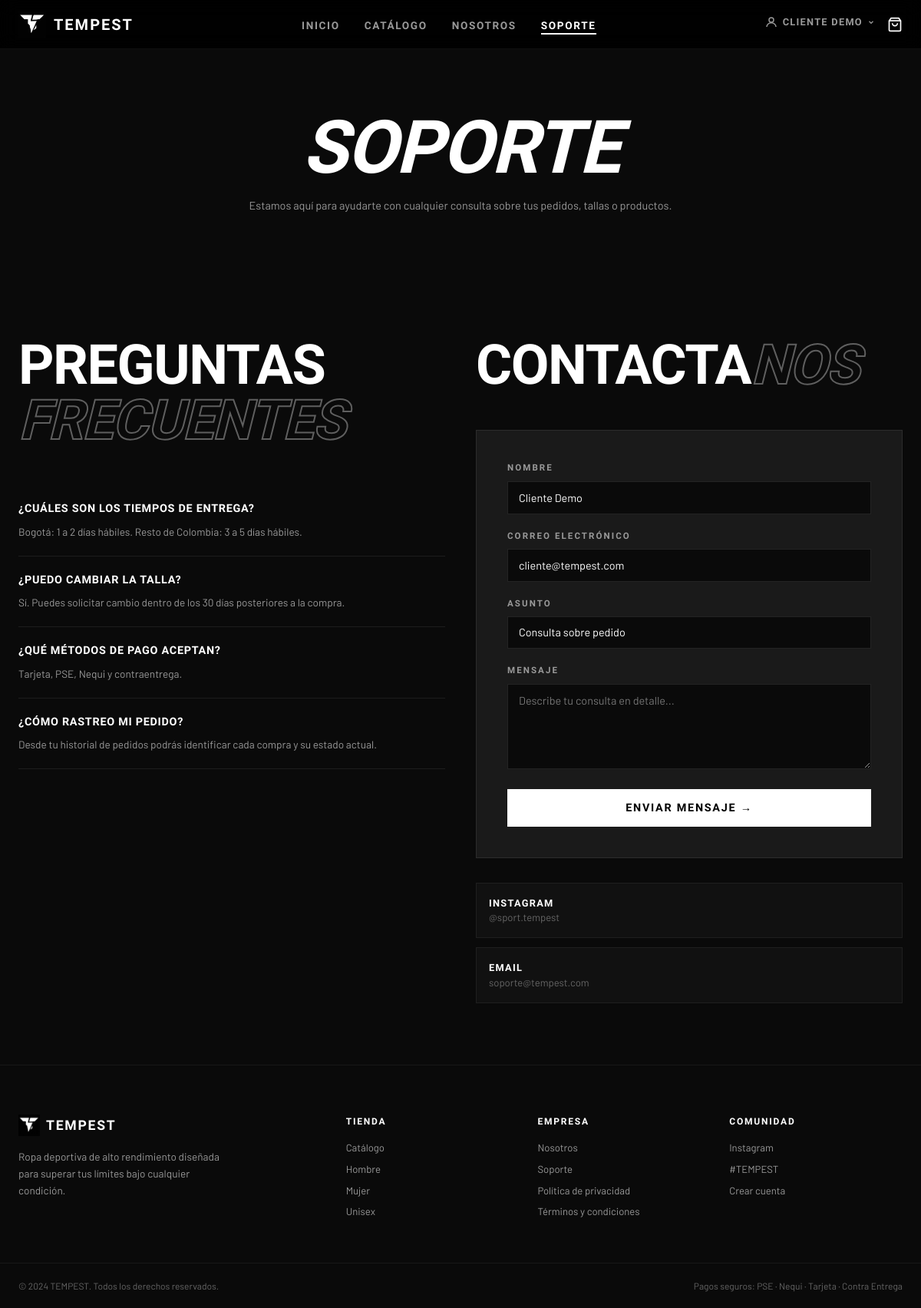
Page /support (signed in) on the committed database.
### app/models/models.py (models this page shows)
class User(db.Model):
    __tablename__ = "users"
    id: Mapped[int] = mapped_column(Integer, primary_key=True)
    name: Mapped[str] = mapped_column(String(120), default="Cliente Tempest", nullable=False)
    email: Mapped[str] = mapped_column(String(255), unique=True, nullable=False, index=True)
    password_hash: Mapped[str] = mapped_column(String(255), nullable=False)
    role: Mapped[str] = mapped_column(String(20), default="client", nullable=False)
    phone: Mapped[str] = mapped_column(String(40), default="", nullable=False)
    address: Mapped[str] = mapped_column(Text, default="", nullable=False)
    created_at: Mapped[datetime] = mapped_column(DateTime, default=datetime.utcnow, nullable=False)
    cart_items: Mapped[list["CartItem"]] = relationship(back_populates="user", cascade="all, delete-orphan")
    orders: Mapped[list["Order"]] = relationship(back_populates="user", cascade="all, delete-orphan")

### app/routes/main.py (the view, shortened to what this page needs)
@bp.route("/support", methods=["GET", "POST"])
def support_page():
    form_data = {
        "name": request.form.get("name", session.get("user", {}).get("name", "")),
        "email": request.form.get("email", session.get("user", {}).get("email", "")),
        "subject": request.form.get("subject", SUPPORT_TOPICS[0]),
        "message": request.form.get("message", ""),
    }
    return render_template(
        "support.html",
        faq_items=FAQ_ITEMS,
        support_topics=SUPPORT_TOPICS,
        contact_channels=CONTACT_CHANNELS,
        support_form=form_data,
    )

### app/services/logic.py (called while the page is built)
def normalize_role(raw_role: str | None) -> str:
    value = (raw_role or "client").strip().lower()
    if value in {"admin", "administrator"}:
        return "admin"
    if value in {"cliente", "client", "cliente "}:
        return "client"
    return "client"

def session_user_payload(user: User | None) -> dict | None:
    if not user:
        return None
    return {
        "id": user.id,
        "name": user.name,
        "email": user.email,
        "role": normalize_role(user.role),
    }

### app/templates/support.html (shortened to what this page needs)
{% extends "base.html" %}
{% block content %}
<div class="about-hero">
  <div class="container">
    <h1>SOPORTE</h1>
    <p>Estamos aquí para ayudarte con cualquier consulta sobre tus pedidos, tallas o productos.</p>
  </div>
</div>
<section class="section section--dark">
  <div class="container">
    <div class="support-grid">
      <div>
        <div class="section-heading">
          <h2>PREGUNTAS <em>FRECUENTES</em></h2>
        </div>
        {% for item in faq_items %}
        <div class="faq-item">
          <p class="faq-q">{{ item.question }}</p>
          <p class="faq-a">{{ item.answer }}</p>
        </div>
        {% endfor %}
      </div>
      <div>
        <div class="section-heading">
          <h2>CONTACTA<em>NOS</em></h2>
        </div>
        <div class="form-box" style="max-width: 100%; margin: 0;">
          <form method="post" action="{{ url_for('main.support_page') }}">
            <div class="form-row">
              <label>NOMBRE</label>
              <input class="form-input" type="text" name="name" value="{{ support_form.get('name', '') }}" placeholder="Tu nombre" required>
            </div>
            <div class="form-row">
              <label>CORREO ELECTRÓNICO</label>
              <input class="form-input" type="email" name="email" value="{{ support_form.get('email', '') }}" placeholder="tu@email.com" required>
            </div>
            <div class="form-row">
              <label>ASUNTO</label>
              <select class="form-select" name="subject">
                {% for topic in support_topics %}
                <option value="{{ topic }}" {% if support_form.get('subject') == topic %}selected{% endif %}>{{ topic }}</option>
                {% endfor %}
              </select>
            </div>
            <div class="form-row">
              <label>MENSAJE</label>
              <textarea class="form-input" name="message" rows="5"
                style="resize:vertical;"
                placeholder="Describe tu consulta en detalle..." required>{{ support_form.get('message', '') }}</textarea>
            </div>
            <button type="submit" class="btn btn--primary btn--full">ENVIAR MENSAJE →</button>
          </form>
        </div>
        <div style="margin-top: 32px; display: flex; flex-direction: column; gap: 12px;">
          {% for channel in contact_channels %}
          <div style="display:flex; align-items:center; gap:12px; padding: 16px; background: #111; border: 1px solid rgba(255,255,255,0.06);">
            <div>
              <p style="font-family: 'Barlow Condensed', sans-serif; font-weight:700; font-size:.8rem; letter-spacing:.1em; text-transform:uppercase;">{{ channel.label }}</p>
              <p style="font-size:.82rem; color:#666;">{{ channel.value }}</p>
            </div>
          </div>
          {% endfor %}
        </div>
      </div>
    </div>
  </div>
</section>
{% endblock %}

### app/templates/base.html (shortened to what this page needs)
<!DOCTYPE html>
<html lang="es">
<head>
  <link rel="stylesheet" href="{{ url_for('static', filename='css/style.css') }}">
</head>
<body>
{% set _u = current_user() %}
{% set _logged_in = _u is not none %}
{% set _is_admin  = _logged_in and _u.get('role') == 'admin' %}
<nav class="navbar" id="navbar">
  <div class="nav-container">
    <a href="{{ url_for('main.home') }}" class="nav-logo">
      <div class="logo-icon">
        <img src="{{ url_for('static', filename='logo_t.png') }}"
             alt="TEMPEST"
             style="width:36px;height:36px;object-fit:contain;display:block;">
      </div>
      <span class="logo-text">TEMPEST</span>
    </a>
    <ul class="nav-links">
      <li><a href="{{ url_for('main.home') }}" class="{{ 'active' if request.endpoint == 'main.home' }}">INICIO</a></li>
      <li><a href="{{ url_for('products.products_page') }}" class="{{ 'active' if request.endpoint == 'products.products_page' }}">CATÁLOGO</a></li>
      <li><a href="{{ url_for('main.about_page') }}" class="{{ 'active' if request.endpoint == 'main.about_page' }}">NOSOTROS</a></li>
      <li><a href="{{ url_for('main.support_page') }}" class="{{ 'active' if request.endpoint == 'main.support_page' }}">SOPORTE</a></li>
    </ul>
    <div class="nav-actions">
      {% if _logged_in %}
      <div class="nav-user-menu" id="userMenu">
        <button class="nav-user-btn" id="userMenuBtn" type="button"
                aria-haspopup="true" aria-expanded="false">
          <svg width="18" height="18" viewBox="0 0 24 24" fill="none" stroke="currentColor" stroke-width="2">
            <circle cx="12" cy="8" r="4"/>
            <path d="M4 20c0-4 3.6-7 8-7s8 3 8 7"/>
          </svg>
          <span>{{ _u.get('name', 'MI CUENTA') }}</span>
          <svg width="10" height="10" viewBox="0 0 24 24" fill="none" stroke="currentColor"
               stroke-width="3" id="userChevron" style="transition:transform .2s;">
            <polyline points="6 9 12 15 18 9"/>
          </svg>
        </button>
      </div>
      {% endif %}
      <a href="{{ url_for('cart.cart_page') }}" class="cart-btn">
        <svg width="20" height="20" viewBox="0 0 24 24" fill="none" stroke="currentColor" stroke-width="2">
          <path d="M6 2L3 6v14a2 2 0 002 2h14a2 2 0 002-2V6l-3-4z"/>
          <line x1="3" y1="6" x2="21" y2="6"/>
          <path d="M16 10a4 4 0 01-8 0"/>
        </svg>
        {% set _cnt = get_cart_count() %}
      </a>
    </div>
  </div>
</nav>
<main>{% block content %}{% endblock %}</main>
<footer class="footer">
  <div class="footer-inner">
    <div class="footer-brand">
      <a href="{{ url_for('main.home') }}" class="footer-logo">
        <div class="logo-icon logo-icon--sm">
          <img src="{{ url_for('static', filename='logo_t.png') }}"
               alt="TEMPEST"
               style="width:28px;height:28px;object-fit:contain;display:block;">
        </div>
        TEMPEST
      </a>
      <p>Ropa deportiva de alto rendimiento diseñada para superar tus límites bajo cualquier condición.</p>
    </div>
    <div class="footer-links">
      <div class="footer-col">
        <h4>TIENDA</h4>
        <a href="{{ url_for('products.products_page') }}">Catálogo</a>
        <a href="{{ url_for('products.products_page') }}?gender=Men">Hombre</a>
        <a href="{{ url_for('products.products_page') }}?gender=Women">Mujer</a>
        <a href="{{ url_for('products.products_page') }}?gender=Unisex">Unisex</a>
      </div>
      <div class="footer-col">
        <h4>EMPRESA</h4>
        <a href="{{ url_for('main.about_page') }}">Nosotros</a>
        <a href="{{ url_for('main.support_page') }}">Soporte</a>
        <a href="#">Política de privacidad</a>
        <a href="#">Términos y condiciones</a>
      </div>
      <div class="footer-col">
        <h4>COMUNIDAD</h4>
        <a href="https://instagram.com/sport.tempest" target="_blank">Instagram</a>
        <a href="#">#TEMPEST</a>
        <a href="{{ url_for('auth.register_page') }}">Crear cuenta</a>
      </div>
    </div>
  </div>
  <div class="footer-bottom">
    <p>© 2024 TEMPEST. Todos los derechos reservados.</p>
    <p>Pagos seguros: PSE · Nequi · Tarjeta · Contra Entrega</p>
  </div>
</footer>
</body>
</html>

### rows in the picture
User: get "CLIENTE DEMO", name "Cliente Demo", email "cliente@tempest.com"

### other values in the picture
{{ item.question }} "¿CUÁLES SON LOS TIEMPOS DE ENTREGA?" "¿PUEDO CAMBIAR LA TALLA?" "¿QUÉ MÉTODOS DE PAGO ACEPTAN?" "¿CÓMO RASTREO MI PEDIDO?"
{{ item.answer }} "Bogotá: 1 a 2 días hábiles. Resto de Colombia: 3 a 5 días hábiles." "Sí. Puedes solicitar cambio dentro de los 30 días posteriores a la compra." "Tarjeta, PSE, Nequi y contraentrega." "Desde tu historial de pedidos podrás identificar cada compra y su estado actual."
{{ channel.label }} "INSTAGRAM" "EMAIL"
{{ channel.value }} "@sport.tempest" "soporte@tempest.com"
form field subject "Consulta sobre pedido"
